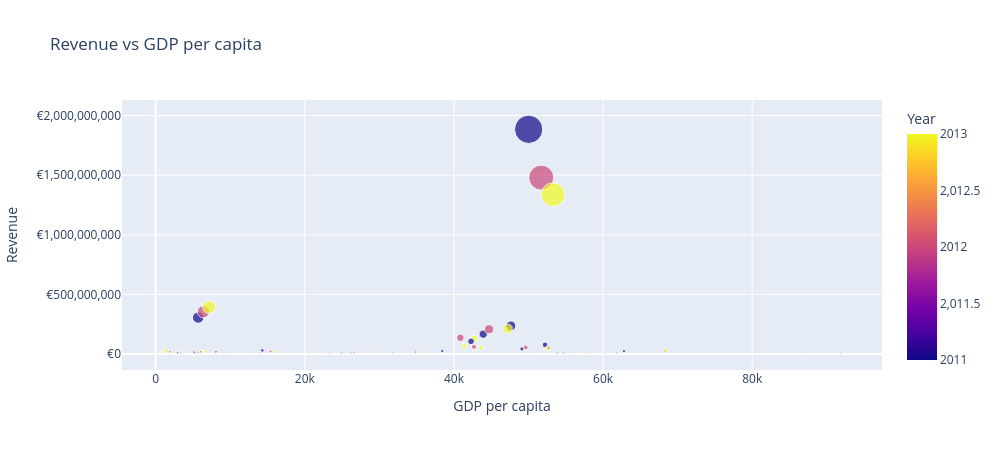

The cell this chart's notebook holds for it:
### Code cell
fig = px.scatter(
    country_year,
    x="GDP_per_capita",
    y="Revenue",
    color="Year",
    hover_name="RegionCountryName",
    title="Revenue vs GDP per capita",
    size="Revenue"
)

fig.update_layout(
    xaxis_title="GDP per capita",
    yaxis_title="Revenue",
    height=450,
    width=1000,
)

fig.update_yaxes(
    tickprefix="€",
    tickformat=",.0f"
)

fig.show()
